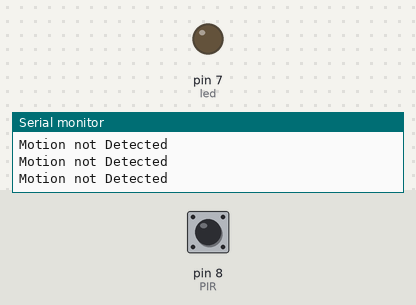
Recording of a sketch running on a simulated Arduino Uno, built with avr-gcc and run on an emulated ATmega328P. Parts: output pins drawn as LEDs (lit = HIGH), the last lines printed to the serial monitor. Dashed ring = blinking. The inputs (shaded band) are chosen by the test bench; at power-on: pin 8 (PIR) LOW.

Above: at 1.2 s.
1.3 s: pin 8 (PIR) driven HIGH
At 1.8 s:
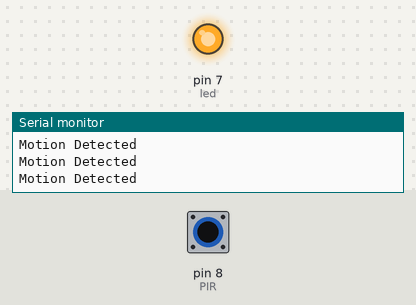
2.8 s: pin 8 (PIR) driven LOW
At 3.2 s:
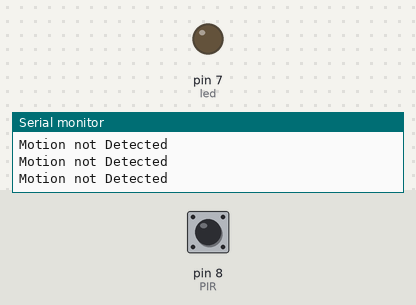
5.8 s: pin 8 (PIR) pulsed HIGH 2 times (0.12 s each, 0.3 s apart)
At 6.16 s:
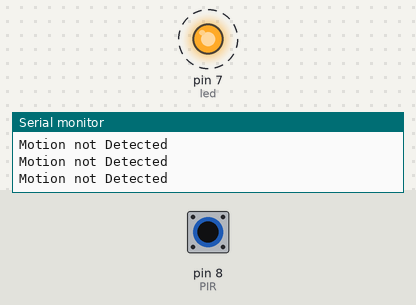
9.4 s: pin 8 (PIR) pulsed HIGH 5 times (0.12 s each, 0.3 s apart)
At 11.4 s:
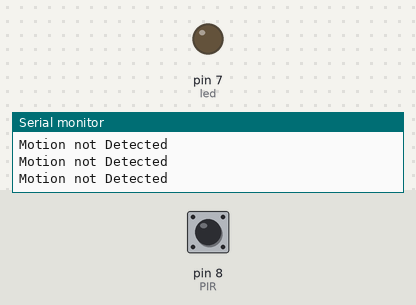
Timing chart, 0 to 12.9 s (numbered marks = the images above; inputs shaded):
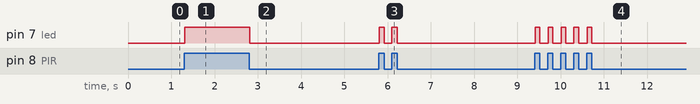

Measured:
- after the input at 1.3 s, pin 7 (led): LOW → HIGH at once
- after the input at 2.8 s, pin 7 (led): HIGH → LOW at once
- after the input at 5.8 s, pin 7 (led): alternates HIGH for 0.12 s and LOW for 0.17 s, 4 changes in all, then stays LOW, starting at once
- after the input at 9.4 s, pin 7 (led): alternates HIGH for 0.11 s and LOW for 0.20 s, 10 changes in all, then stays LOW, starting at once

The sketch:

PIR.ino
```cpp
int led=7;
int PIR=8;
void setup() {
  pinMode(PIR,INPUT);
  pinMode(led, OUTPUT);
  Serial.begin(9600);
}

void loop() {
  int s=digitalRead(PIR);
  if(s==1)
  {
    digitalWrite(led, HIGH);
    Serial.println("Motion Detected");
  }
  else if(s==0)
  {
    digitalWrite(led, LOW);
    Serial.println("Motion not Detected");
  }

}
```
